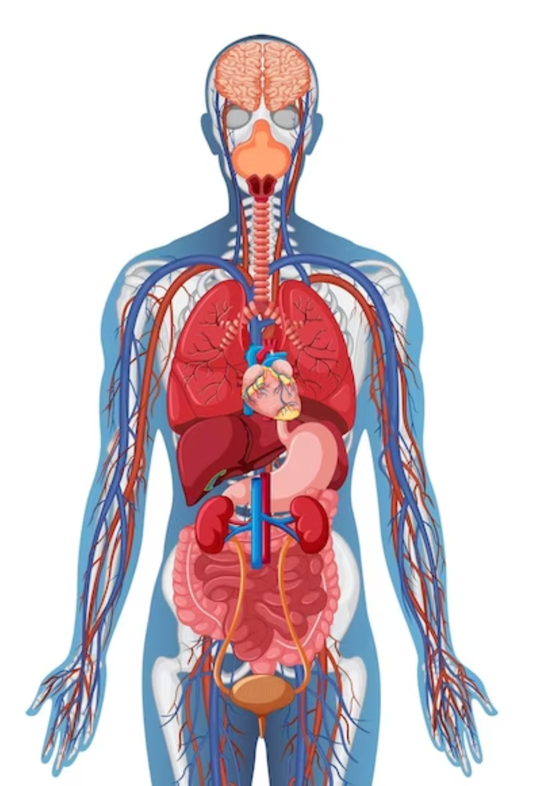
#> input picture extreme_agers_antomogram/human_diagram.png, 1080 x 1572 px (shown at 1/2 size)
$ python extract_coordinates_from_image.py
#> lines starting #> are read from the running program, lines starting #| are printed output that depends on the picture
import cv2

img = cv2.imread('human_diagram.png', 1)
#> img is the input picture: shape (1572, 1080, 3); mean B, G, R 202.2, 195.9, 211
screen_res = (1280, 720)  # Example resolution
scale_width = screen_res[0] / img.shape[1]
#> scale_width = 1.19
scale_height = screen_res[1] / img.shape[0]
#> scale_height = 0.458
scale = min(scale_width, scale_height)
#> scale = 0.458

def click_event(event, x, y, flags, params):
    if event == cv2.EVENT_LBUTTONDOWN:

        print(x/scale, ' ', y/scale)
        font = cv2.FONT_HERSHEY_SIMPLEX
        cv2.putText(img, str(x) + ',' + str(y), (x, y), font, 1, (255, 0, 0), 2)
        cv2.imshow('image', img)
    if event == cv2.EVENT_RBUTTONDOWN:
        print(x/scale, ' ', y/scale)
        font = cv2.FONT_HERSHEY_SIMPLEX
        b, g, r = img[y, x]
        cv2.putText(img, f'{b},{g},{r}', (x, y), font, 1, (255, 255, 0), 2)
        cv2.imshow('image', img)

if __name__ == "__main__":
    window_width = int(img.shape[1] * scale)
#> window_width = 494
    window_height = int(img.shape[0] * scale)
#> window_height = 720

    img = cv2.resize(img, (window_width, window_height), interpolation=cv2.INTER_AREA)
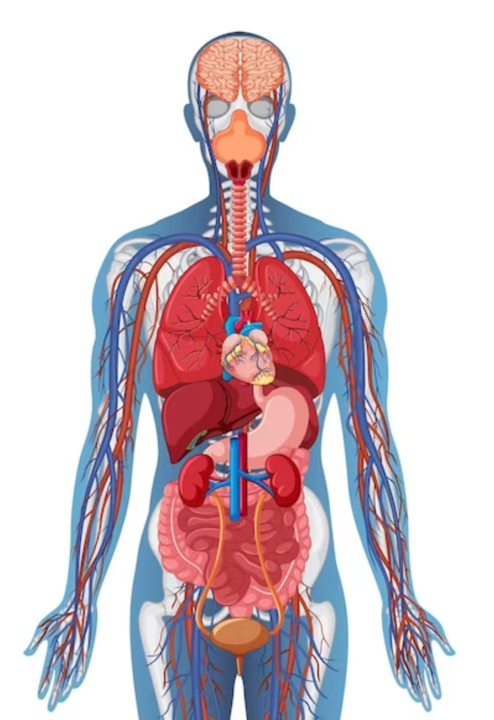
#> img: shape (720, 494, 3); mean B, G, R 202.2, 195.9, 211.1

    cv2.imshow('image', img)
    cv2.setMouseCallback('image', click_event)
    cv2.waitKey(0)
    cv2.destroyAllWindows()
